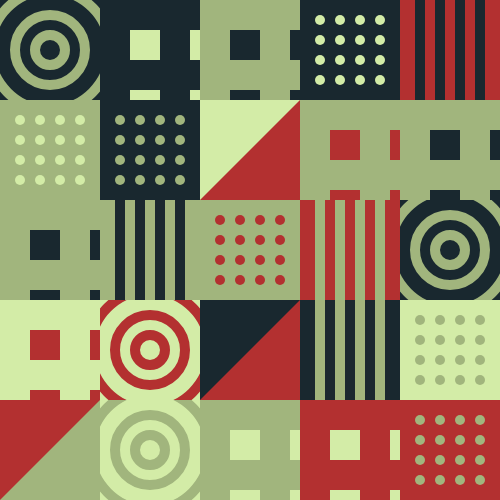
Frame 1 (no input)
Frame 60 (no input): identical to frame 1, image omitted
Frame 120 (the mouse pressed at the canvas centre since frame 60): identical to frame 1, image omitted

The p5.js sketch that drew this single still picture (run headless with seeded random() and noise() and a simulated clock; from frame 60 on, the mouse is pressed at the canvas centre):

// p5.js sketch
// ── sketch.js
colors = ["#D3ECA7","#A1B57D","#B33030","#19282F"];


let width = 500;
let height = 500;
let W = 100;

var patterns =[];

function setup() {
    createCanvas(width, height);

    fill(colors[0]);
    rect(0,0,width,height);
    drawPatterns();
}

function draw() {
    
}


function drawPatterns(){
    for(var x = 0;  x < width; x += W){
        for(var y = 0; y < height; y += W){
            pattern(x,y,W);
        }
    }
}

function pattern(x, y, w){
    var pg = createGraphics(w, w);
    pg.noStroke();

    shuffle(colors, true)
    pg.fill(colors[0]);
    pg.rect(0, 0, w, w);
    
    var p = floor(random(0,5));
    
    switch(p){
        case 0:{
            //dz
            
            var dW = W * 0.2;
            pg.fill(colors[1]);
            
            for(var dx = dW; dx <  W; dx += dW){
                for(var dy = dW; dy < W; dy += dW){
                    pg.circle(dx, dy, dW * 0.5);
                }    
            }
            
        }break;

        case 1:{
            //round
            
            pg.strokeWeight(W * 0.1);
            pg.stroke(colors[1]);

            pg.noFill();
            var cx = W * 0.5; var cy =  W * 0.5;
            pg.circle(cx, cy, W * 0.3);
            pg.circle(cx, cy, W * 0.7);
            pg.circle(cx, cy, W * 1.2);

            
        }break;

        case 2:{
            //border
            
            pg.stroke(colors[1]);
            var dW = W * 0.2;
            pg.strokeWeight(dW/2);

            for(var dx = dW; dx < W; dx +=dW){
                pg.line(dx, 0 , dx, W);
            }
            
        }break;

        case 3:{
            //splain
            
            //stroke(colors[1]);
            var dW = W * 0.3;
            pg.fill(colors[1]);
            for(var dx = dW; dx <  W; dx += dW*2){
                for(var dy = dW; dy < W; dy += dW*2){
                    pg.rect(dx,dy,dW,dW);
                }
            }
            
        }break;
        case 4:{
            //triangle
            
            pg.fill(colors[1]);
            pg.triangle(0, 0, 0, W, W, 0);
            
        }break;
    }

    image(pg,x,y);
    
}
